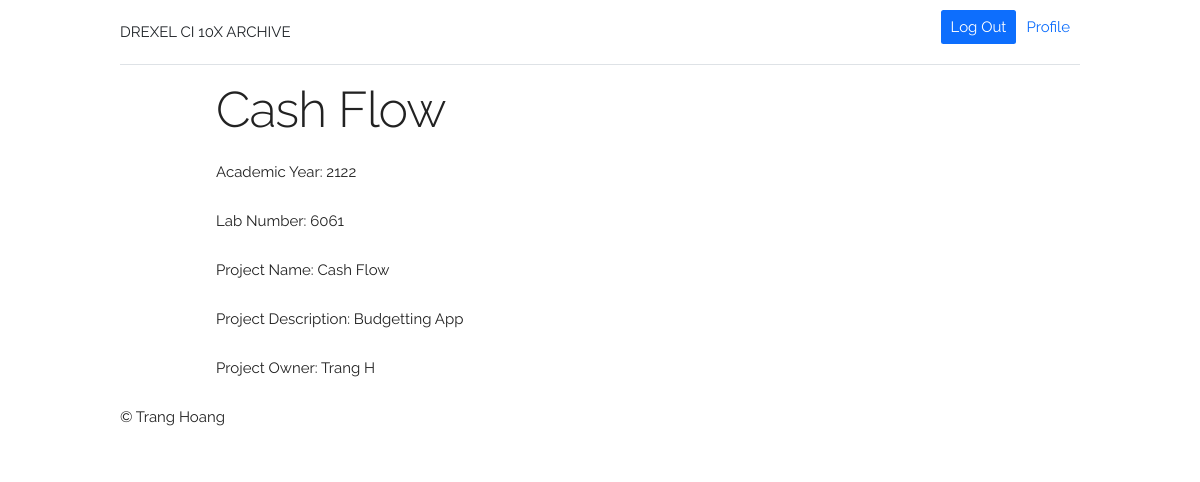
The app's page /project/2 (signed in) with its own data.
### tables this page shows
CREATE TABLE projects (
    project_id integer NOT NULL CONSTRAINT projects_pk PRIMARY KEY,
    academic_year integer,
    lab_number integer,
    project_name text,
    project_description text,
    user_id integer NOT NULL,
    CONSTRAINT project_students FOREIGN KEY (user_id)
    REFERENCES users (user_id),
    CONSTRAINT Project_Name UNIQUE (academic_year, lab_number, project_name)
);

CREATE TABLE users (
    user_id integer NOT NULL CONSTRAINT user_id PRIMARY KEY,
    email text,
    password text,
    name text,
    role_id integer NOT NULL,
    CONSTRAINT user_email UNIQUE (email),
    CONSTRAINT users_roles FOREIGN KEY (role_id)
    REFERENCES roles (role_id)
);

### run.py (the view)
@app.route('/project/<int:id>', methods=('GET', 'POST'))
@login_required
def project(id):
     conn = sqlite3.connect('ci_archive.db')
     curs = conn.cursor()
     curs.execute("SELECT * FROM projects where project_id = (?)",[id])
     sql_project = curs.fetchone()
     if sql_project is None:
          return None
     else:
          project = Project(sql_project[0], sql_project[1], sql_project[2], sql_project[3], sql_project[4], sql_project[5])
     return render_template('project.html', project=project)

### run.py (called while the page is built)
@login_manager.user_loader
def load_user(user_id):
   conn = sqlite3.connect('ci_archive.db')
   curs = conn.cursor()
   curs.execute("SELECT * from users where user_id = (?)",[user_id])
   lu = curs.fetchone()
   if lu is None:
      return None
   else:
      return User(int(lu[0]), lu[1], lu[2], lu[3])

     def find_owner(self, user_id):
          conn = sqlite3.connect('ci_archive.db')
          curs = conn.cursor()
          curs.execute("SELECT name from users where user_id = (?)",[user_id])
          lu = curs.fetchone()
          return lu[0]

### templates/project.html
{% extends 'student_home.html' %}
{% block content %}
    <h1>{% block title %} {{project.project_name }} {% endblock %}</h1>
        <div class='message'>
            <p>Academic Year: {{ project.academic_year }}</p>
            <p>Lab Number: {{ project.lab_number }}</p>
            <p>Project Name: {{ project.project_name }}</p>
            <p>Project Description: {{ project.project_description }}</p>
            <p>Project Owner: {{ project.project_owner }}</p>
        </div>
{% endblock %}

### public/css/skeleton.css (style rules this page uses)
html { font-size: 62.5%; }
body { font-size: 1.5em; line-height: 1.6; font-weight: 400; font-family: "Raleway", "HelveticaNeue", "Helvetica Neue", Helvetica, Arial, sans-serif; color: #222; }
h1, h2, h3, h4, h5, h6 { margin-top: 0; margin-bottom: 2rem; font-weight: 300; }
h1 { font-size: 4.0rem; line-height: 1.2; letter-spacing: -.1rem; }
@media (min-width: 550px) { h1 { font-size: 5.0rem; } }
p { margin-top: 0; }
pre, blockquote, dl, figure, table, p, ul, ol, form { margin-bottom: 2.5rem; }

### records on screen
projects: project_name "Cash Flow", academic_year "2122", lab_number "6061", project_description "Budgetting App"
users: project_owner "Trang H"
